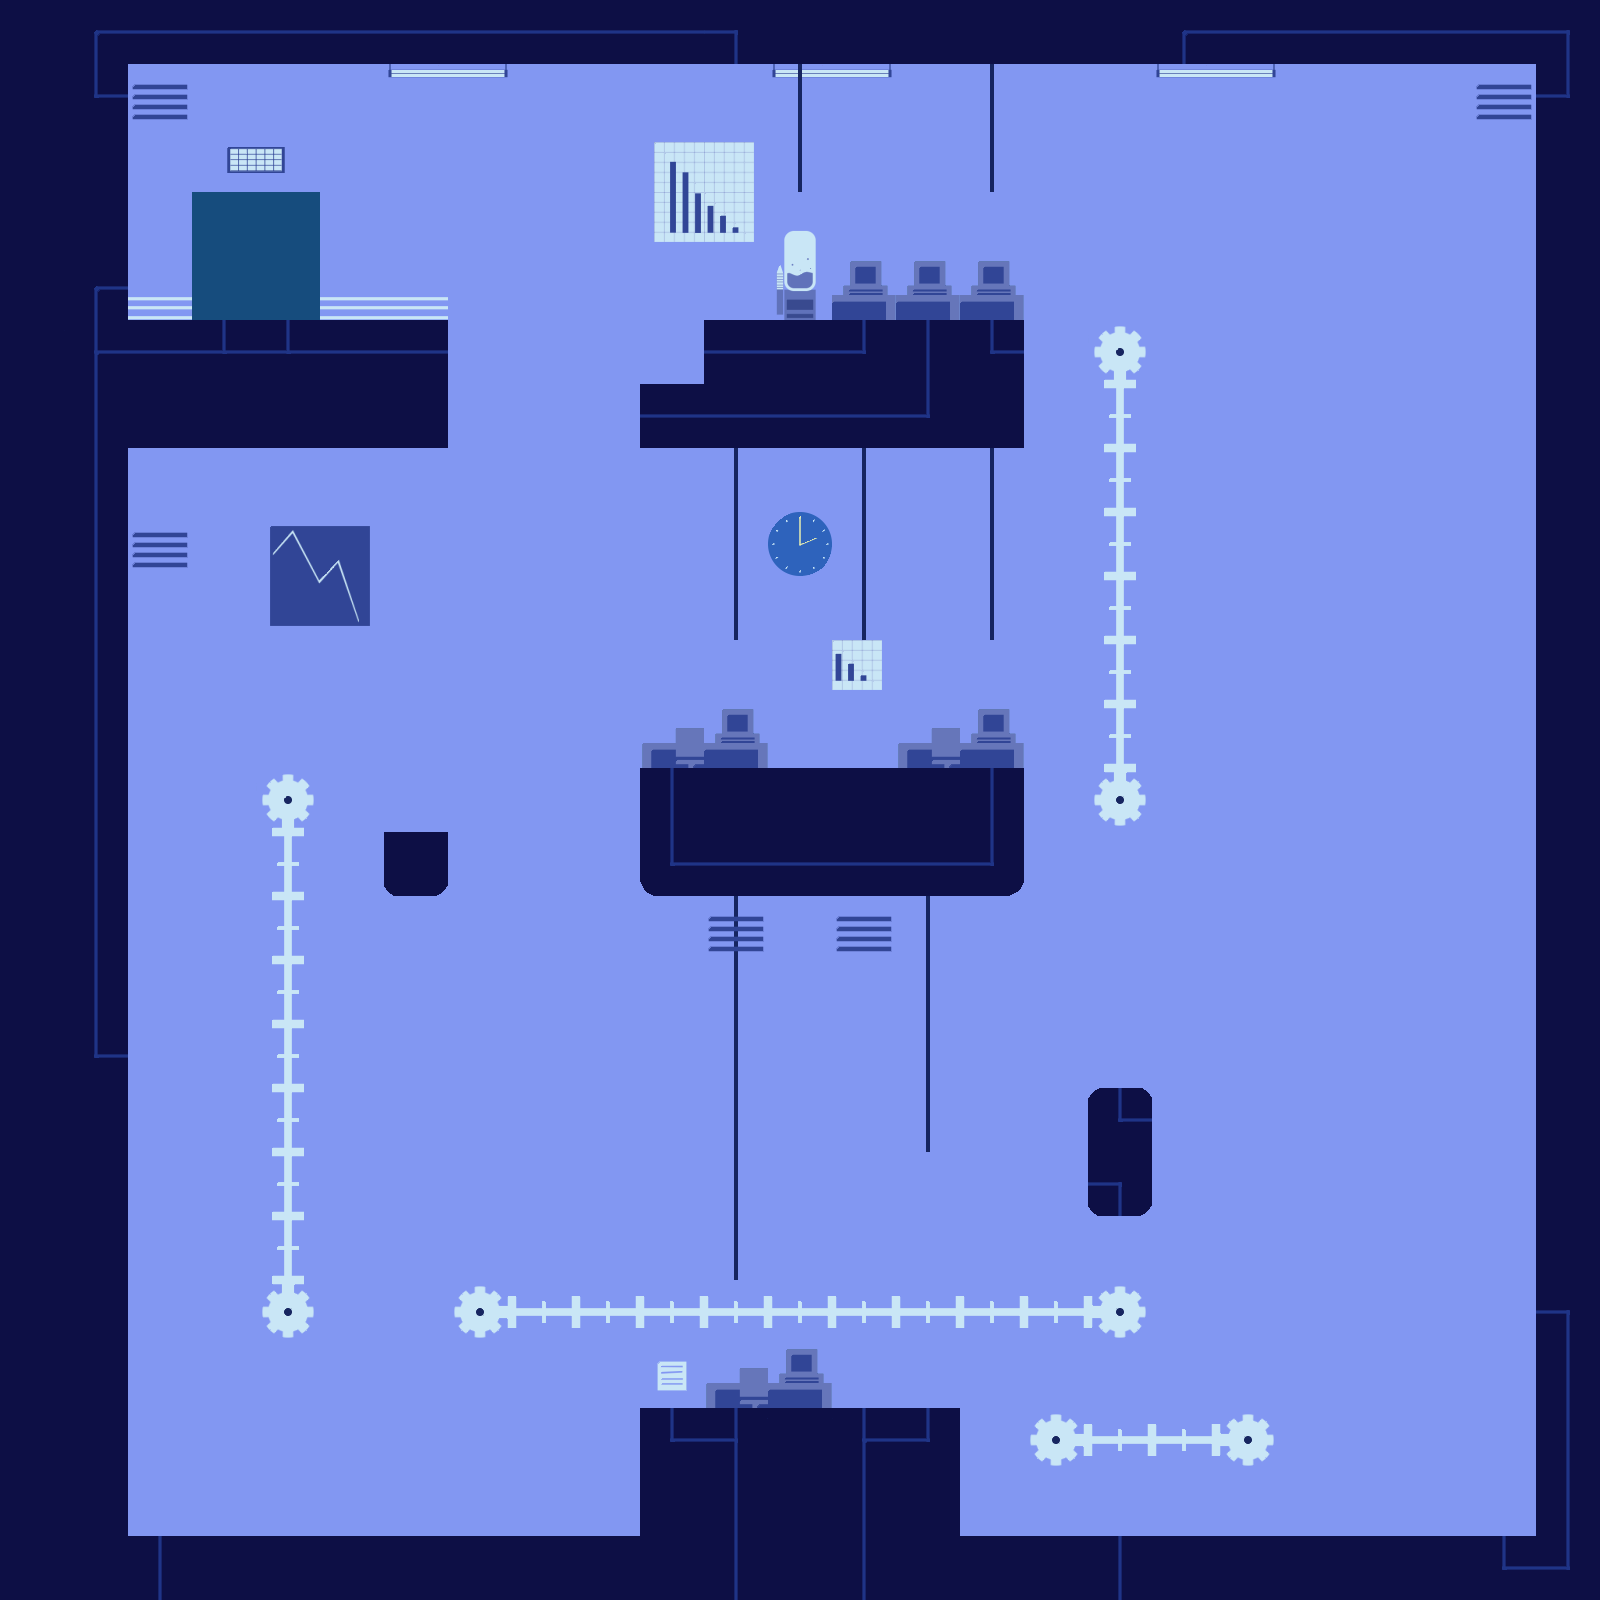

The image is a tile-based game level rendered from a .tmx file. Its description and source (layers, tilesets, objects; grid data summarised) follow:
An orthogonal 25x25 tile map with 64x64 px tiles, 9 tile layers (Capa de patrones 1, azul, negro, puerta, ...).

<map version="1.0" orientation="orthogonal" width="25" height="25" tilewidth="64" tileheight="64">
 <tileset firstgid="1" name="tiles01" tilewidth="64" tileheight="64">
  <image source="tiles03.png" width="896" height="256" />
 </tileset>
 <layer name="Capa de patrones 1" width="25" height="25">
  <data>[625 cells, 0 non-empty, 0 distinct tile ids]</data>
 </layer>
 <layer name="azul" width="25" height="25">
  <data>[625 cells, 625 non-empty, 2 distinct tile ids]</data>
 </layer>
 <layer name="negro" width="25" height="25">
  <data>[625 cells, 93 non-empty, 3 distinct tile ids]</data>
 </layer>
 <layer name="puerta" width="25" height="25">
  <data>[625 cells, 9 non-empty, 4 distinct tile ids]</data>
 </layer>
 <layer name="engranajes" width="25" height="25">
  <data>[625 cells, 32 non-empty, 3 distinct tile ids]</data>
 </layer>
 <layer name="luces" width="25" height="25">
  <data>[625 cells, 6 non-empty, 2 distinct tile ids]</data>
 </layer>
 <layer name="elementos" width="25" height="25">
  <data>[625 cells, 45 non-empty, 15 distinct tile ids]</data>
 </layer>
 <layer name="rejillas" width="25" height="25">
  <data>[625 cells, 5 non-empty, 1 distinct tile ids]</data>
 </layer>
 <layer name="lineas" width="25" height="25">
  <data>[625 cells, 74 non-empty, 10 distinct tile ids]</data>
 </layer>
</map>
